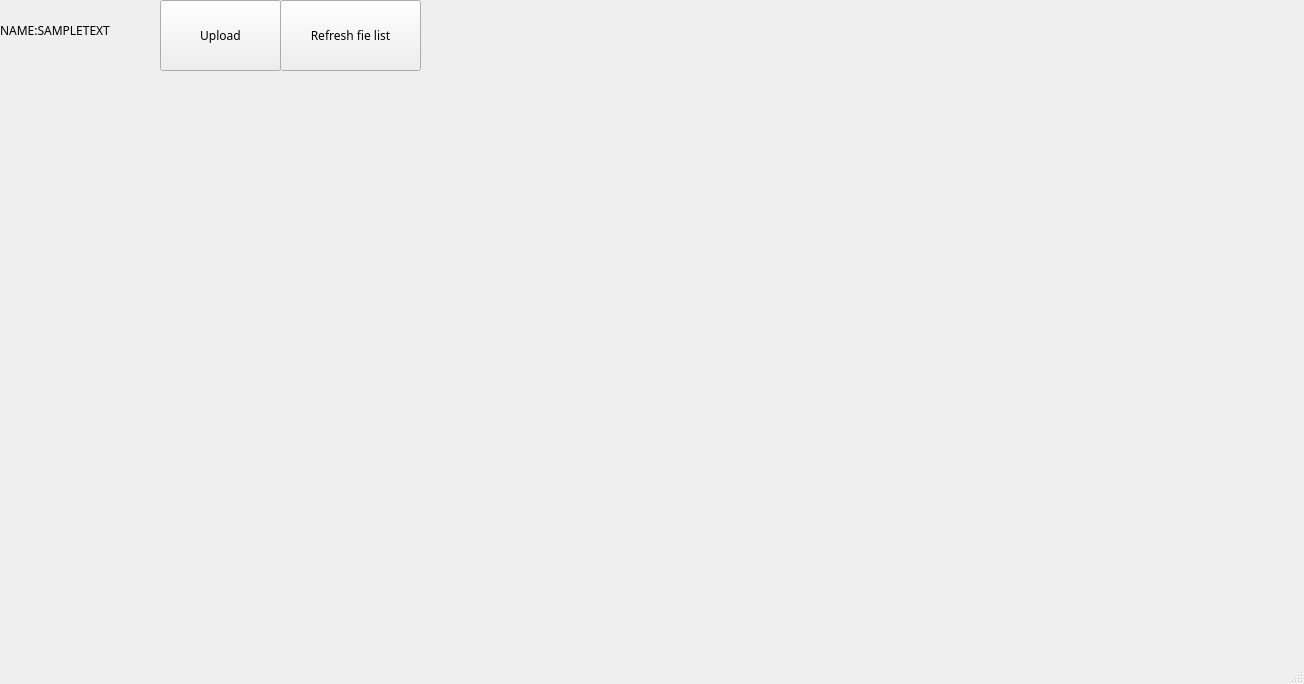
<?xml version="1.0" encoding="UTF-8"?>
<ui version="4.0">
 <class>UploadWindow</class>
 <widget class="QMainWindow" name="UploadWindow">
  <property name="geometry">
   <rect>
    <x>0</x>
    <y>0</y>
    <width>1304</width>
    <height>684</height>
   </rect>
  </property>
  <property name="windowTitle">
   <string>MainWindow</string>
  </property>
  <widget class="QWidget" name="centralwidget">
   <widget class="QPushButton" name="UploadButton">
    <property name="geometry">
     <rect>
      <x>160</x>
      <y>0</y>
      <width>121</width>
      <height>71</height>
     </rect>
    </property>
    <property name="font">
     <font>
      <family>Bungee Inline</family>
      <pointsize>9</pointsize>
     </font>
    </property>
    <property name="text">
     <string>Upload</string>
    </property>
   </widget>
   <widget class="QLabel" name="NameLabel">
    <property name="geometry">
     <rect>
      <x>0</x>
      <y>0</y>
      <width>161</width>
      <height>61</height>
     </rect>
    </property>
    <property name="font">
     <font>
      <family>Bungee Inline</family>
      <pointsize>9</pointsize>
     </font>
    </property>
    <property name="text">
     <string>NAME:SAMPLETEXT</string>
    </property>
    <property name="textFormat">
     <enum>Qt::AutoText</enum>
    </property>
   </widget>
   <widget class="QPushButton" name="RefreshButton">
    <property name="geometry">
     <rect>
      <x>280</x>
      <y>0</y>
      <width>141</width>
      <height>71</height>
     </rect>
    </property>
    <property name="font">
     <font>
      <family>Bungee Inline</family>
     </font>
    </property>
    <property name="text">
     <string>Refresh fie list</string>
    </property>
   </widget>
   <widget class="QWidget" name="gridLayoutWidget">
    <property name="geometry">
     <rect>
      <x>0</x>
      <y>70</y>
      <width>421</width>
      <height>551</height>
     </rect>
    </property>
    <layout class="QGridLayout" name="gridLayout"/>
   </widget>
  </widget>
  <widget class="QMenuBar" name="menubar">
   <property name="geometry">
    <rect>
     <x>0</x>
     <y>0</y>
     <width>1304</width>
     <height>26</height>
    </rect>
   </property>
  </widget>
  <widget class="QStatusBar" name="statusbar"/>
 </widget>
 <resources/>
 <connections/>
</ui>
